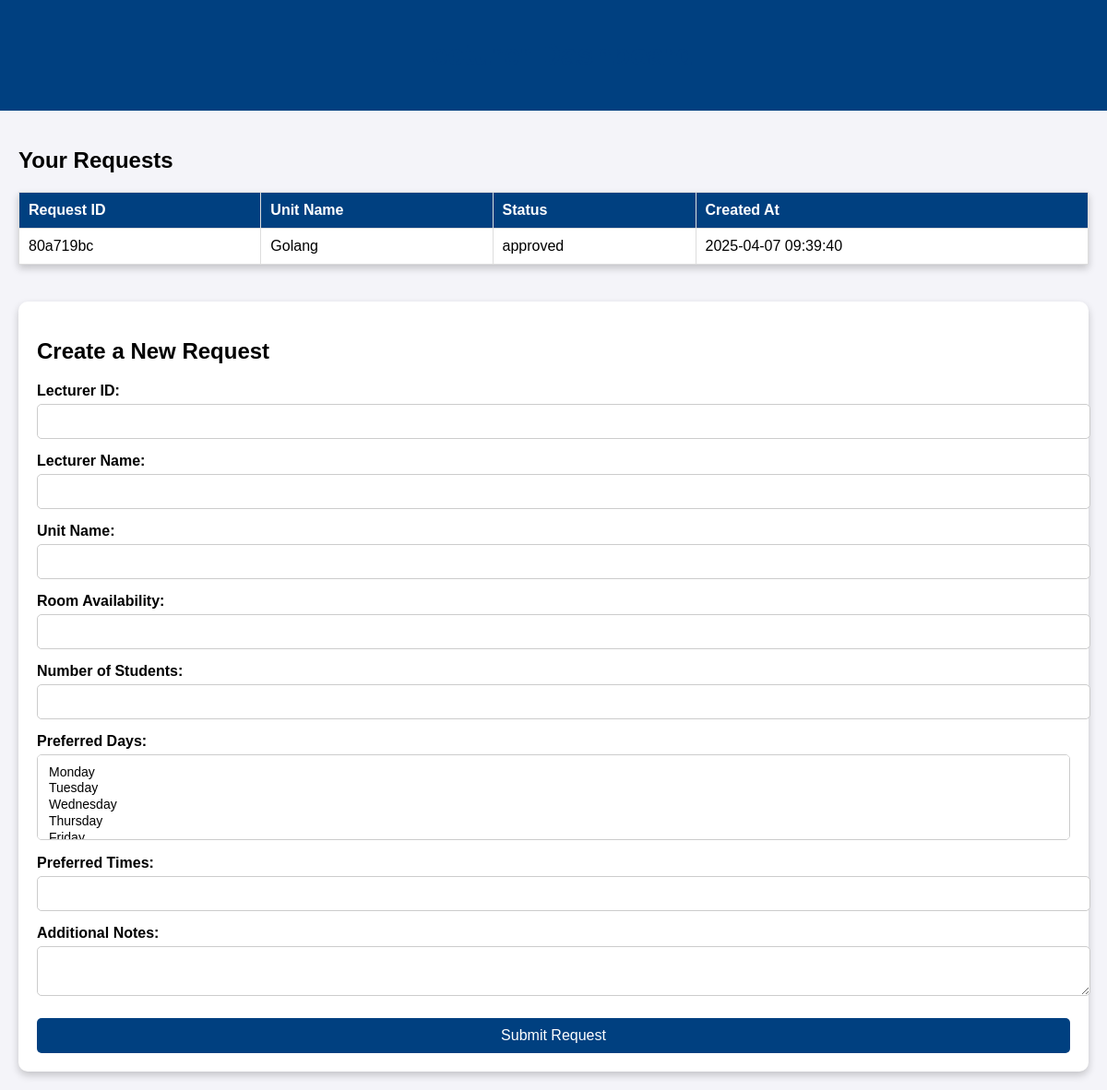
Page /dashboard/lecturer/1 on the earlier database version.
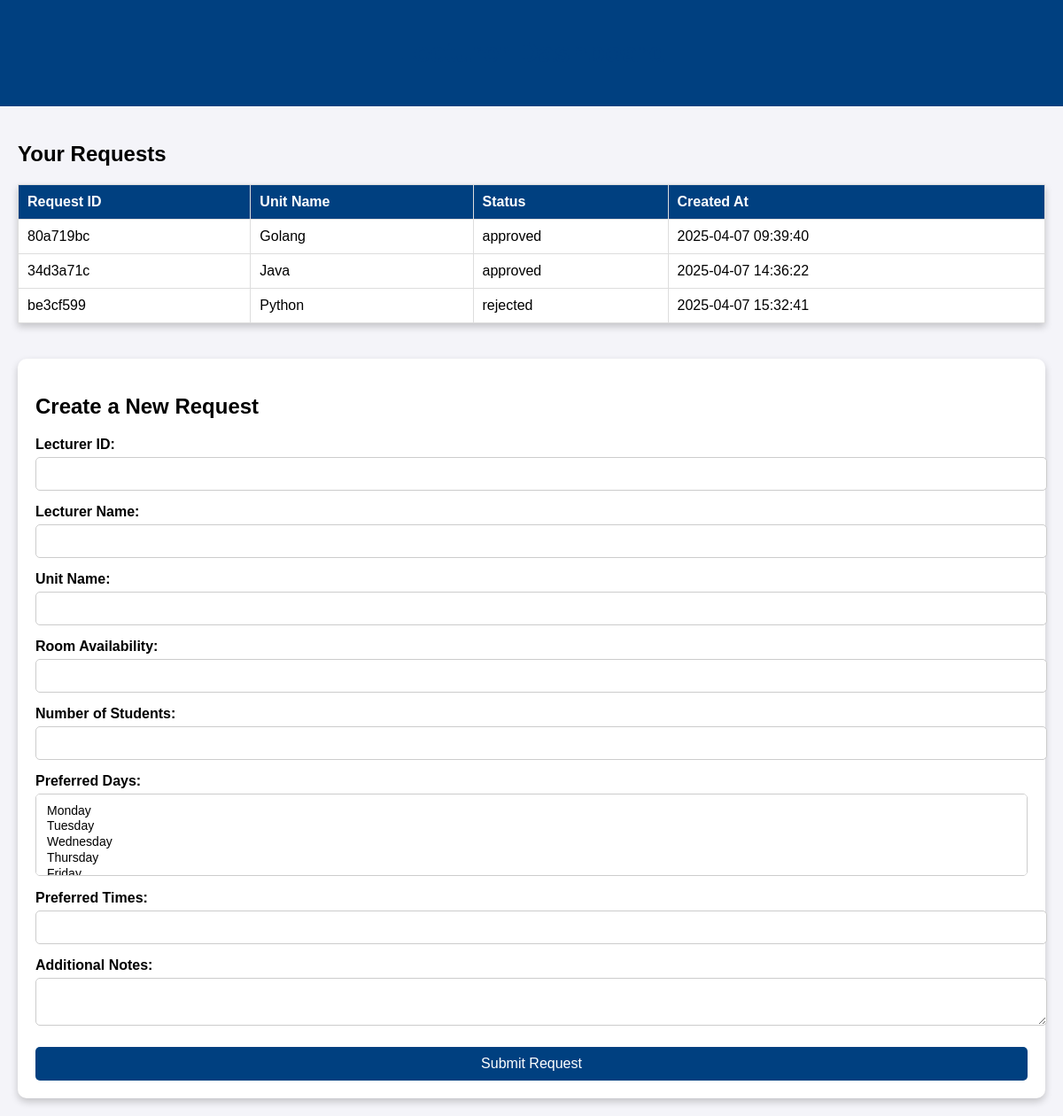
Same page on the later database version.
### tables this page shows
CREATE TABLE timetable_requests (
                id TEXT PRIMARY KEY,
                lecturer_id INTEGER NOT NULL,
                lecturer_name STRING NOT NULL,
                course_id INTEGER,
                unit_name TEXT NOT NULL,
                room_available TEXT NOT NULL DEFAULT 'Unknown', --default value set here
                student_count INTEGER NOT NULL,
                preferred_days TEXT,
                preferred_times TEXT,
                additional_notes TEXT,
                status TEXT DEFAULT 'pending',
                created_at TEXT DEFAULT CURRENT_TIMESTAMP,
                timetable_id STRING,
                FOREIGN KEY(lecturer_id) REFERENCES users(id)
            );

### app.py (the view)
@app.route('/dashboard/lecturer/<lecturer_id>')
def lecturer_dashboard(lecturer_id):
    with get_db_connection() as conn:
        requests = conn.execute('''
            SELECT id, unit_name, status, created_at
            FROM timetable_requests
            WHERE lecturer_id = ?
        ''', (lecturer_id,)).fetchall()
    return render_template('lecturer_dashboard.html', requests=requests)

### app.py (called while the page is built)
def get_db_connection():
    conn = sqlite3.connect('projo.db')  # Ensure this matches your database file
    conn.row_factory = sqlite3.Row  # Allows accessing columns by name
    return conn

### templates/lecturer_dashboard.html (shortened to what this page needs)
<!DOCTYPE html>
<html lang="en">
<head>
</head>
<body>
    <header>
        <h1>Lecturer Dashboard</h1>
    </header>
    <main>
        <h2>Your Requests</h2>
        <table>
            <tr>
                <th>Request ID</th>
                <th>Unit Name</th>
                <th>Status</th>
                <th>Created At</th>
            </tr>
            {% for request in requests %}
            <tr>
                <td>{{ request.id }}</td>
                <td>{{ request.unit_name }}</td>
                <td>{{ request.status }}</td>
                <td>{{ request.created_at }}</td>
            </tr>
            {% endfor %}
        </table>
        <div class="form-container">
            <h2>Create a New Request</h2>
            <form method="POST" action="/request/create">
                <label for="lecturer_id">Lecturer ID:</label>
                <input type="text" id="lecturer_id" name="lecturer_id" required>
                <label for="lecturer_name">Lecturer Name:</label>
                <input type="text" id="lecturer_name" name="lecturer_name" required>
                <label for="unit_name">Unit Name:</label>
                <input type="text" id="unit_name" name="unit_name" required>
                <label for="room_available">Room Availability:</label>
                <input type="text" id="room_available" name="room_available" required>
                <label for="student_count">Number of Students:</label>
                <input type="number" id="student_count" name="student_count" required>
                <label for="preferred_days">Preferred Days:</label>
                <select id="preferred_days" name="preferred_days" multiple>
                    <option value="Monday">Monday</option>
                    <option value="Tuesday">Tuesday</option>
                    <option value="Wednesday">Wednesday</option>
                    <option value="Thursday">Thursday</option>
                    <option value="Friday">Friday</option>
                </select>
                <label for="preferred_times">Preferred Times:</label>
                <input type="text" id="preferred_times" name="preferred_times" required>
                <label for="additional_notes">Additional Notes:</label>
                <textarea id="additional_notes" name="additional_notes"></textarea>
                <button type="submit">Submit Request</button>
            </form>
        </div>
    </main>
</body>
</html>

Differences in the rows shown:
added timetable_requests: id "34d3a71c", unit_name "Java", status "approved", created_at "2025-04-07 14:36:22"
added timetable_requests: id "be3cf599", unit_name "Python", status "rejected", created_at "2025-04-07 15:32:41"
